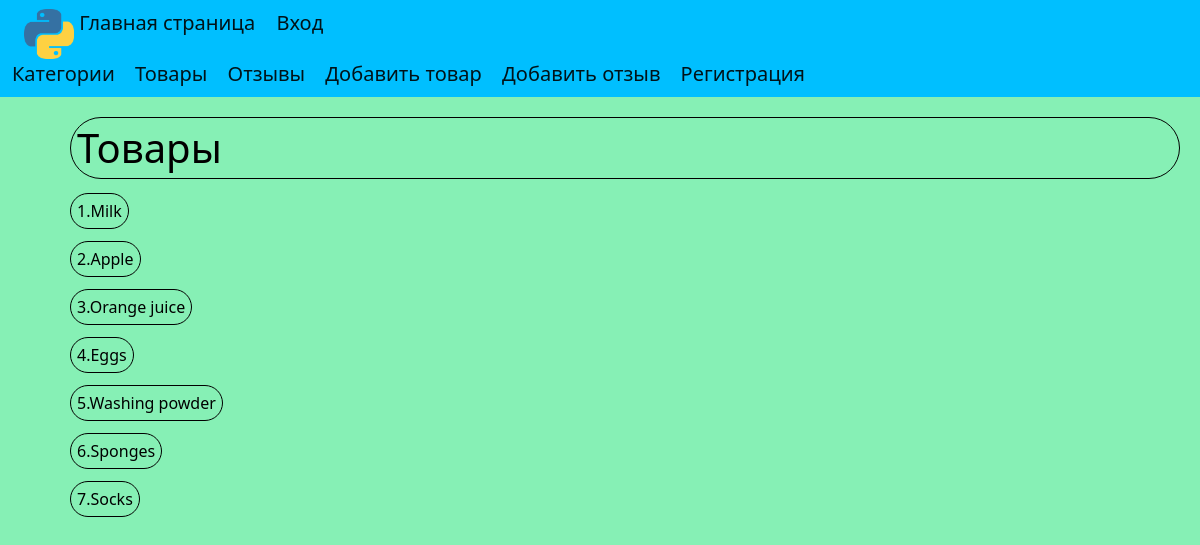
/, run on an earlier commit of the app's database.
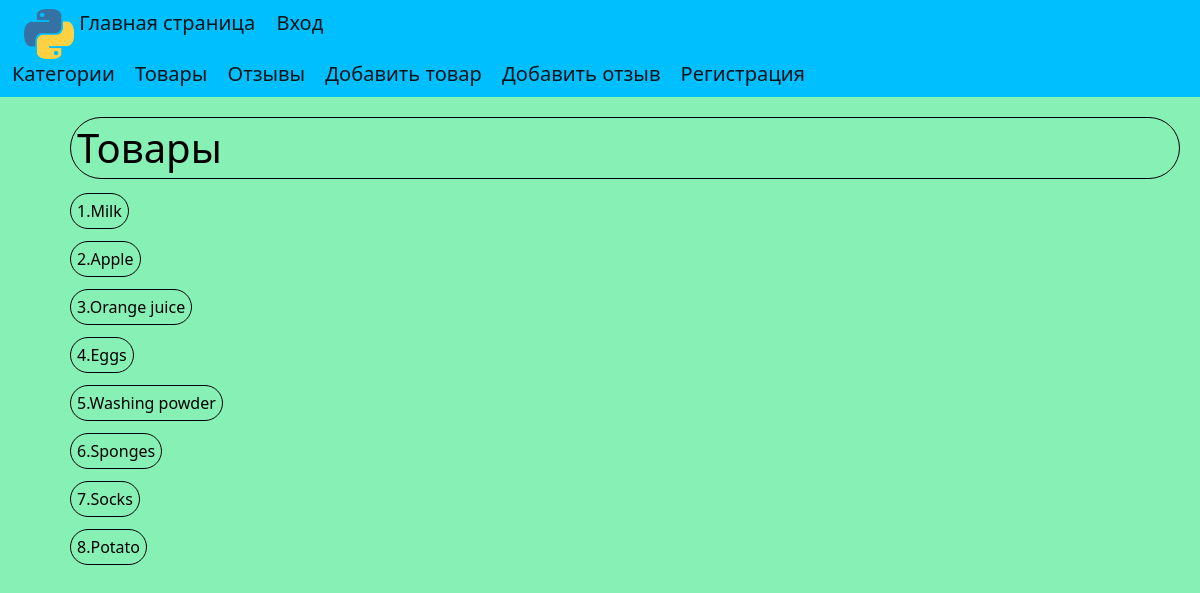
And on a later commit of the database.
### HW_app/models.py (models this page shows, shortened)
class Product(models.Model):
    class Meta:
        verbose_name = 'Товар'
        verbose_name_plural = 'Товары'
    title = models.CharField('Название', max_length=255, blank=False)
    description = models.CharField('Описание', max_length=255, null=True, blank=True)
    price = models.IntegerField('Цена', blank=False)
    category = models.ForeignKey(Category, verbose_name='Категория', on_delete=models.CASCADE)

### HW_app/views.py (the view)
# urls.py: path('', views.index),
def index(request):
    product = Product.objects.all()
    data = {
        'title': 'Товары',
        'products': product
    }
    return render(request, 'index.html', context=data)

### templates/index.html
{% extends 'layout.html' %}
{% load static %}
{% block content %}
<h1 class="yellow-tag"> {{ title }}</h1>
{% for product in products %}
    <a class="yellow-tag" href="/product/{{ product.id }}/"> {{ product.id }}.{{ product.title }}</a>
    <br>
    <br>
{% endfor %}
{% endblock %}

What changed in the data, as far as the page shows it:
added Product: id "8", title "Potato"
